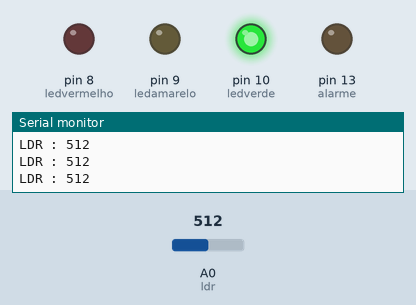
Bench run of a sketch on a simulated Arduino Uno, built with avr-gcc and run on an emulated ATmega328P. Parts: output pins drawn as LEDs (lit = HIGH), the last lines printed to the serial monitor. Inputs (shaded band) come from the test bench; at power-on: A0 (ldr) = 512.

Above: at 1.2 s.
1.3 s: A0 (ldr) set to 912
2.8 s: A0 (ldr) set to 934
At 3.7 s:
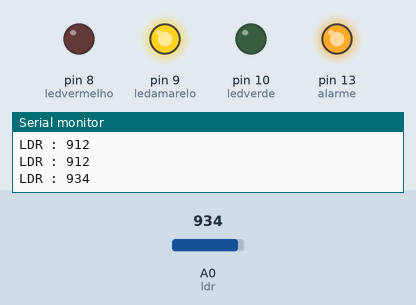
7.3 s: A0 (ldr) set to 955
At 9.5 s:
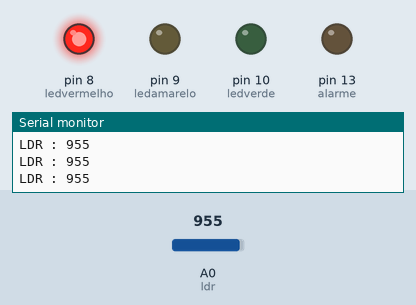
10.3 s: A0 (ldr) set to 935
At 10.6 s:
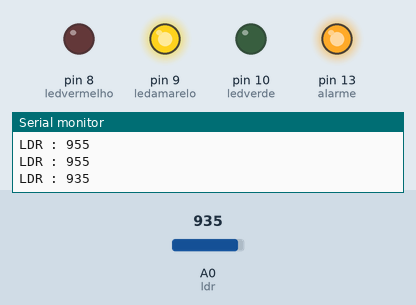
Timing chart, 0 to 12.8 s (numbered marks = the images above; inputs shaded):
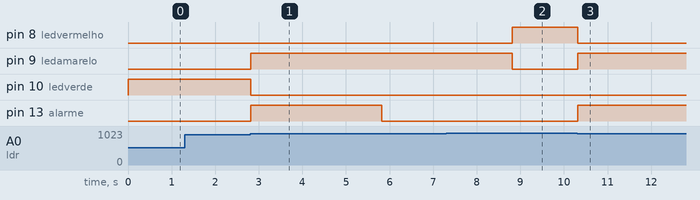

The sketch:

c_digoVinhedoLDR.ino
```cpp
// C++ code
//
int ledvermelho = 8; //Pino referente ao LED vermelho
int ledamarelo = 9;   //Pino referente ao LED amarelo
int ledverde = 10;  //Pino referente ao LED verde
int ldr = A0; // Pino referente ao sensor LDR
int valorldr = 0; // valor que sera armazenado o valor do LDR
int alarme = 13; // Pino referente ao alarme (buzzer)

void setup(){
 pinMode(ldr, INPUT); //LDR sinal de entrada
 pinMode(alarme, OUTPUT); // Alarme (buzzer) sinal se saida
 pinMode(ledvermelho, OUTPUT); // LED vermelho sinal de saida
 pinMode(ledamarelo, OUTPUT); // LED amarelo sinal de saida
 pinMode(ledverde, OUTPUT); // LED vermelho sinal de saida
 Serial.begin(9600); // // inicializa a comunicação serial com a taxa de 9600 bps
}

void loop(){
  	valorldr = analogRead (ldr); // Faz a leitura do pino analógico LDR e armazena o valor na variavel valorldr
	Serial.print("LDR : "); // Mostra o valor no monitor serial
 	Serial.println(valorldr);

  if ((valorldr) >= 945 ) // Se o valorldr for maoir ou igual a 945, ligar LED vermelho
  {
    digitalWrite(ledvermelho, HIGH);
    digitalWrite(ledamarelo, LOW);
    digitalWrite(ledverde, LOW);
	}

  else if ((valorldr) > 920 && (valorldr) < 945)// Se o valorldr for maoir que 920 e menor que 945, ligar LED amarelo e acionar alarme por 3 segundos
  {
    digitalWrite(ledvermelho, LOW);
    digitalWrite(ledamarelo, HIGH);
    digitalWrite(ledverde, LOW);

    digitalWrite(alarme, HIGH);
    delay(3000);
    digitalWrite(alarme, LOW);
    delay(3000);

    }

  else // Se valorldr for maior ou igual a 0 e menor ou igual 920, ligar LED verde
  {
    digitalWrite(ledamarelo,LOW);
    digitalWrite(ledverde, HIGH);
    digitalWrite(ledvermelho,LOW);
  	}
}
```

Measured:
- the behaviour switches between 920 and 921 on A0 (ldr) (found by bisection; images 0 and 1)
- after the input at 2.8 s, pin 9 (ledamarelo): LOW → HIGH at once; pin 10 (ledverde): HIGH → LOW at once; pin 13 (alarme): LOW → HIGH at once, → LOW 3.0 s later
- after the input at 7.3 s, pin 8 (ledvermelho): LOW → HIGH after 1.5 s; pin 9 (ledamarelo): HIGH → LOW after 1.5 s; pin 13 (alarme): stays LOW (without the input it goes to HIGH after 1.5 s)
- after the input at 10.3 s, pin 8 (ledvermelho): HIGH → LOW at once; pin 9 (ledamarelo), pin 13 (alarme): LOW → HIGH at once
